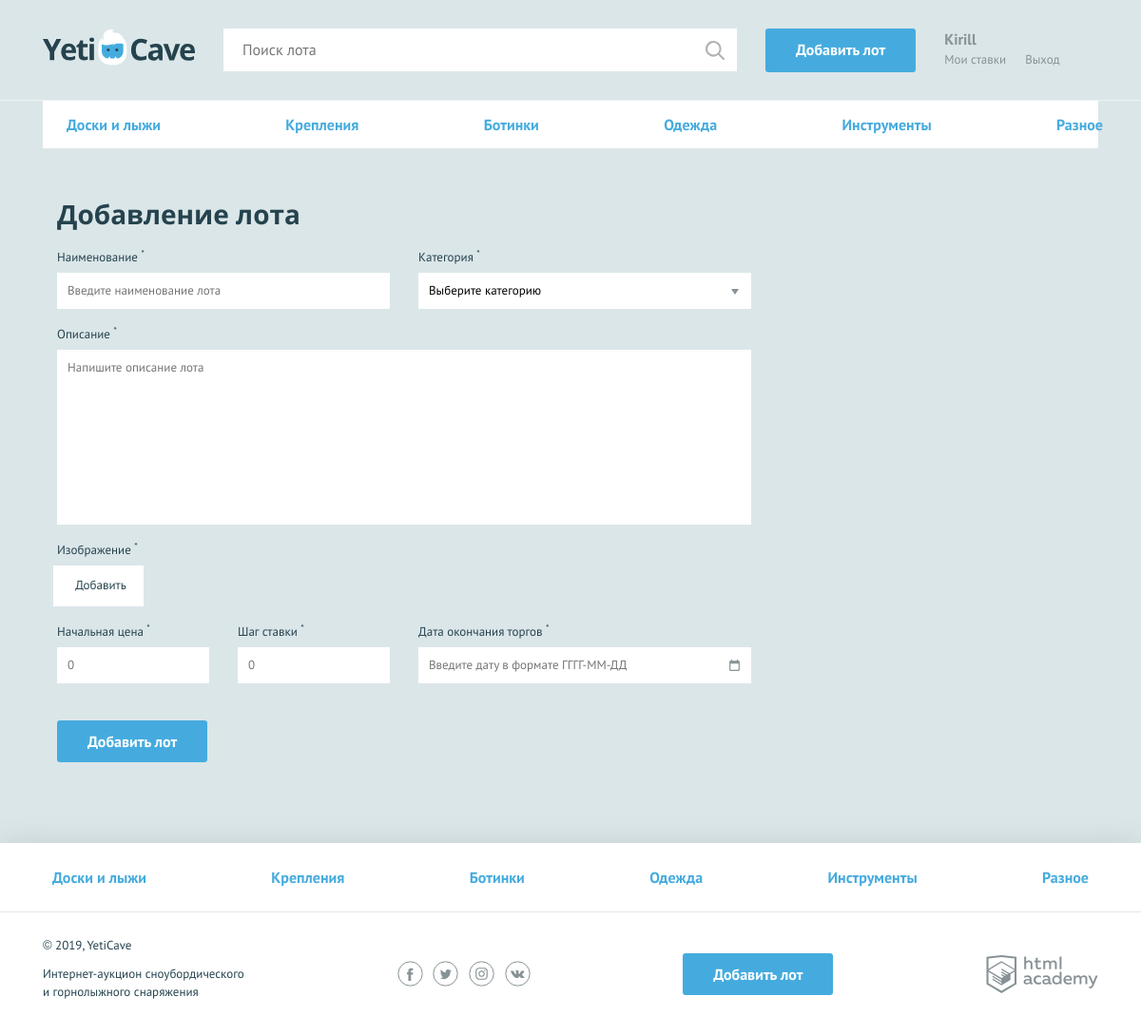
The page /add.php (signed in) on the database its author committed.
### tables this page shows
CREATE TABLE categories
(
    id             INT AUTO_INCREMENT PRIMARY KEY,
    name           VARCHAR(128) NOT NULL,
    character_code VARCHAR(24)
);

### helpers.php (called while the page is built, shortened)
<?php
function include_template($name, array $data = []) {
    $name = 'templates/' . $name;
    extract($data);
    require $name;
    $result = ob_get_clean();
    return $result;
}
function sqlToArray($sql_connect, $sql) {
    $result = mysqli_query($sql_connect, $sql);
    return mysqli_fetch_all($result, MYSQLI_ASSOC);
}
function getPostVal($name) {
    return filter_input(INPUT_POST, $name);
}
function getCategories($sql_connect) {
    $sql = "SELECT * FROM `categories`";
    return sqlToArray($sql_connect, $sql);
}

### templates/add.php (the view, shortened to what this page needs)
<nav class="nav">
    <ul class="nav__list container">
        <?php foreach ($cats as $value): ?>
            <li class="nav__item">
                <a href="../pages/all-lots.html"><?= $value["name"]; ?></a>
            </li>
        <?php endforeach; ?>
    </ul>
</nav>
<?php $classname = empty($errors) ? "" : "form--invalid"; ?>
<form class="form form--add-lot container <?= $classname; ?>" action="../add.php" method="post"
      enctype="multipart/form-data">
    <h2>Добавление лота</h2>
    <div class="form__container-two">
        <?php $classname = isset($errors["lot-name"]) ? "form__item--invalid" : ""; ?>
        <div class="form__item <?= $classname; ?>">
            <label for="lot-name">Наименование <sup>*</sup></label>
            <input id="lot-name" type="text" name="lot-name" placeholder="Введите наименование лота"
                   value="<?= getPostVal("lot-name") ?>">
        </div>
        <?php $classname = isset($errors["category"]) ? "form__item--invalid" : ""; ?>
        <div class="form__item <?= $classname; ?>">
            <label for="category">Категория <sup>*</sup></label>
            <select id="category" name="category">
                <option>Выберите категорию</option>
            </select>
        </div>
    </div>
    <?php $classname = isset($errors["message"]) ? "form__item--invalid" : ""; ?>
    <div class="form__item form__item--wide <?= $classname; ?>">
        <label for="message">Описание <sup>*</sup></label>
        <textarea id="message" name="message"
                  placeholder="Напишите описание лота"><?= getPostVal("message") ?></textarea>
    </div>
    <?php $classname = isset($errors["lot-img"]) ? "form__item--invalid" : ""; ?>
    <div class="form__item form__item--file <?= $classname; ?>">
        <label>Изображение <sup>*</sup></label>
        <div class="form__input-file <?= $classname; ?>">
            <label for="lot-img">
                Добавить
            </label>
        </div>
    </div>
    <div class="form__container-three">
        <?php $classname = isset($errors["lot-rate"]) ? "form__item--invalid" : ""; ?>
        <div class="form__item form__item--small <?= $classname; ?>">
            <label for="lot-rate">Начальная цена <sup>*</sup></label>
            <input id="lot-rate" type="text" name="lot-rate" placeholder="0" value="<?= getPostVal("lot-rate") ?>">
        </div>
        <?php $classname = isset($errors["lot-step"]) ? "form__item--invalid" : ""; ?>
        <div class="form__item form__item--small <?= $classname; ?>">
            <label for="lot-step">Шаг ставки <sup>*</sup></label>
            <input id="lot-step" type="text" name="lot-step" placeholder="0" value="<?= getPostVal("lot-step") ?>">
        </div>
        <?php $classname = isset($errors["lot-date"]) ? "form__item--invalid" : ""; ?>
        <div class="form__item <?= $classname; ?>">
            <label for="lot-date">Дата окончания торгов <sup>*</sup></label>
            <input class="form__input-date" id="lot-date" type="text" name="lot-date"
                   placeholder="Введите дату в формате ГГГГ-ММ-ДД" value="<?= getPostVal("lot-date") ?>">
        </div>
    </div>
    <button type="submit" class="button">Добавить лот</button>
</form>

### templates/layout.php (shortened to what this page needs)
<!DOCTYPE html>
<html lang="ru">
<head>
    <link href="../css/normalize.min.css" rel="stylesheet">
    <link href="../css/style.css" rel="stylesheet">
    <link href="../css/flatpickr.min.css" rel="stylesheet">
</head>
<body>
<div class="page-wrapper">
    <header class="main-header">
        <div class="main-header__container container">
            <a class="main-header__logo" href="../index.php">
                <img src="../img/logo.svg" width="160" height="39" alt="Логотип компании YetiCave">
            </a>
            <form class="main-header__search" method="get" action="search.php" autocomplete="off">
                <input type="search" name="search" placeholder="Поиск лота">
                <input class="main-header__search-btn" type="submit" name="find" value="Найти">
            </form>
            <?php if (!empty($_SESSION)): ?>
                <a class="main-header__add-lot button" href="../add.php">Добавить лот</a>
            <?php endif; ?>
            <nav class="user-menu">
                <?php if (empty($_SESSION)): ?>
                    <ul class="user-menu__list">
                        <li class="user-menu__item">
                            <a href="sign-up.php">Регистрация</a>
                        </li>
                        <li class="user-menu__item">
                            <a href="login.php">Вход</a>
                        </li>
                    </ul>
                <?php else: ?>
                    <div class="user-menu__logged">
                        <p><?= $_SESSION["user"]["name"] ?></p>
                        <a class="user-menu__bets" href="../my-bets.php">Мои ставки</a>
                        <a class="user-menu__logout" href="../logout.php">Выход</a>
                    </div>
                <?php endif; ?>
            </nav>
        </div>
    </header>
    <main class="container">
        <?= $main_content; ?>
    </main>
</div>
<footer class="main-footer">
    <nav class="nav">
        <ul class="nav__list container">
            <?php foreach ($cats as $value): ?>
                <li class="nav__item">
                    <a href="../pages/all-lots.html"><?= $value["name"]; ?></a>
                </li>
            <?php endforeach; ?>
        </ul>
    </nav>
    <div class="main-footer__bottom container">
        <div class="main-footer__copyright">
            <p>© 2019, YetiCave</p>
            <p>Интернет-аукцион сноубордического и горнолыжного снаряжения</p>
        </div>
        <div class="main-footer__social social">
            <a class="social__link social__link--facebook" href="#">
            </a>
            <a class="social__link social__link--twitter" href="#">
            </a>
            <a class="social__link social__link--instagram" href="#">
            </a>
            <a class="social__link social__link--vkontakte" href="#">
            </a>
        </div>
        <a class="main-footer__add-lot button" href="add-lot.html">Добавить лот</a>
        <div class="main-footer__developed-by">
            <a class="logo-academy" href="https://htmlacademy.ru/intensive/php">
            </a>
        </div>
    </div>
</footer>
</body>
</html>

### rows shown on the page
categories: name "Доски и лыжи"
categories: name "Крепления"
categories: name "Ботинки"
categories: name "Одежда"
categories: name "Инструменты"
categories: name "Разное"

### other values the page prints
$_SESSION["user"]["name"] "Kirill"
